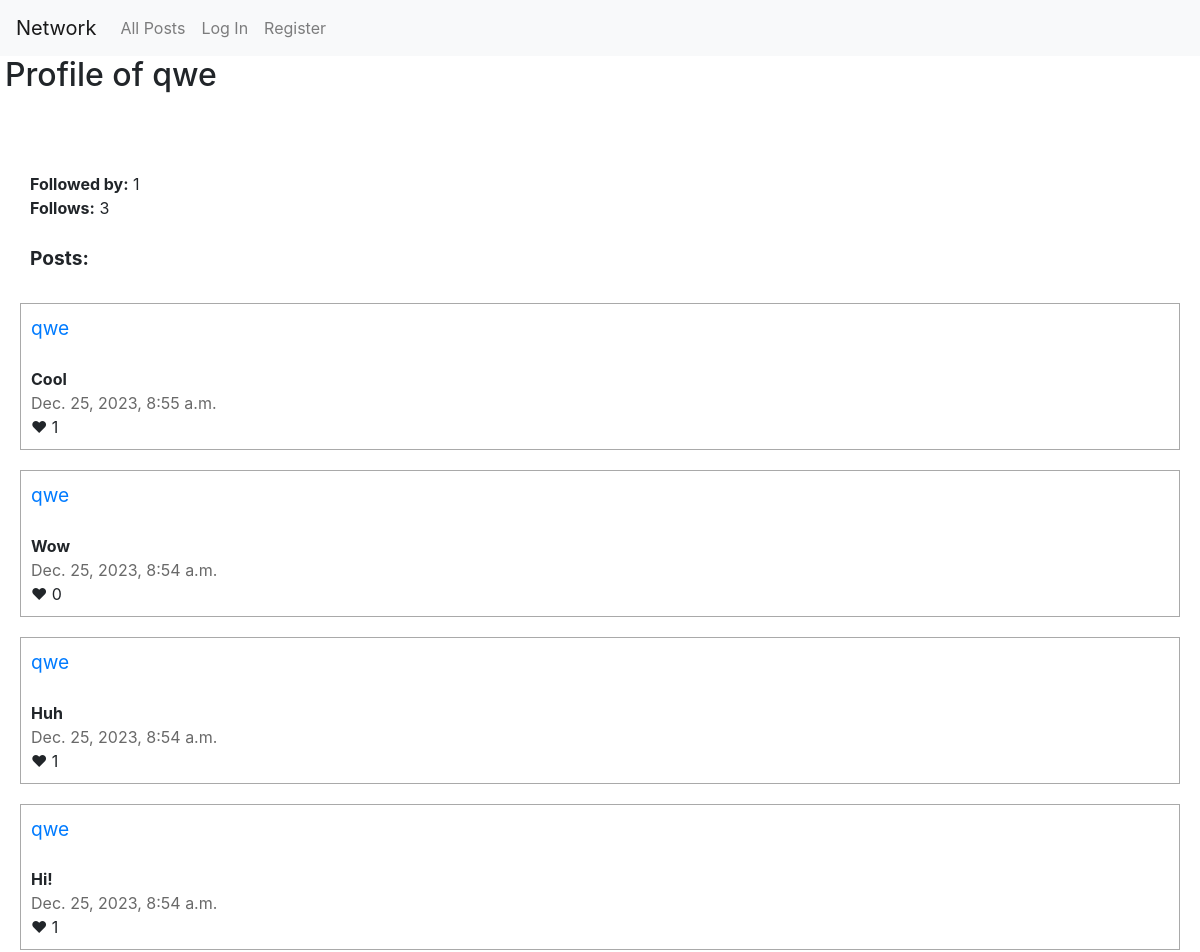
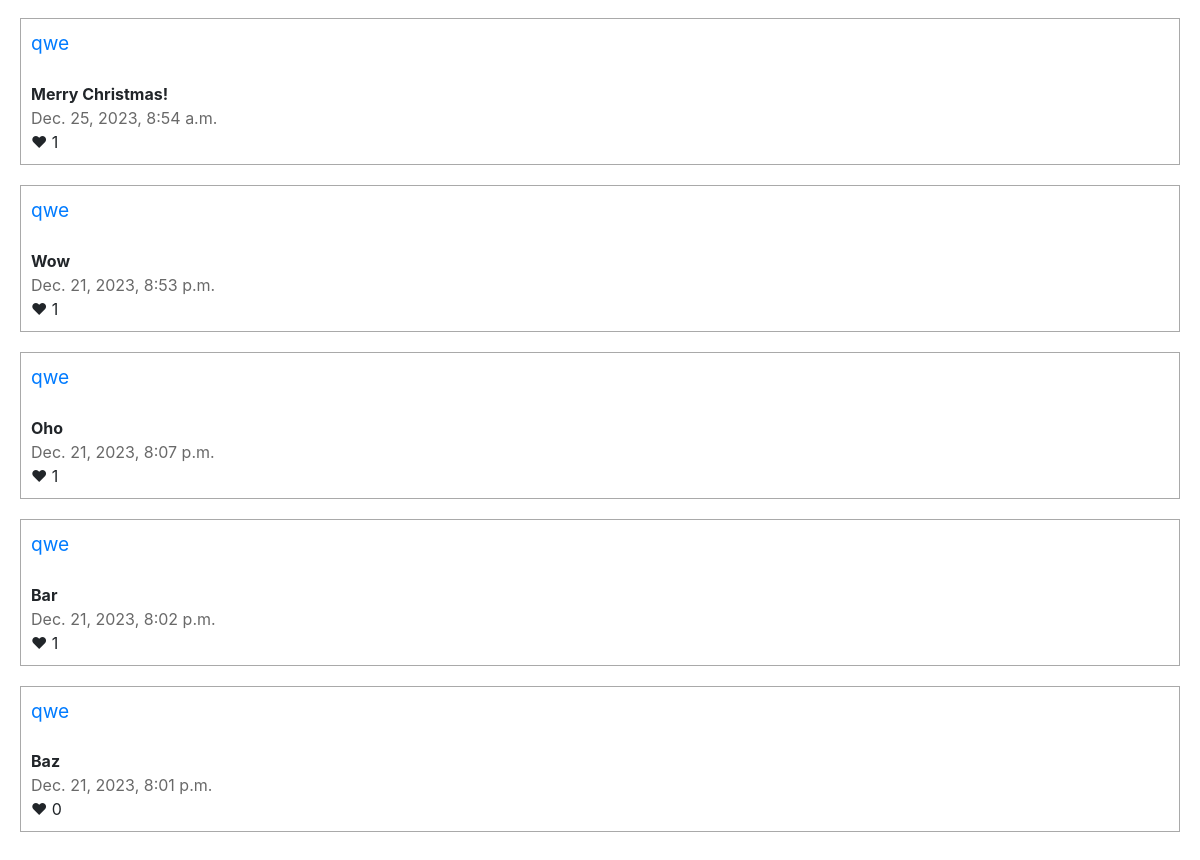
The app's page /profile/qwe with its own data (2 pictures, top to bottom).
### network/models.py (models this page shows, shortened)
class User(AbstractUser):
    pass

class Post(models.Model):
    author = models.ForeignKey(User, on_delete=models.CASCADE, blank=True, null=True, related_name="author")
    content = models.TextField()
    time = models.DateTimeField(db_default=Now())
    likes = models.IntegerField(default=0)

### network/views.py (the view)
# urls.py: path("profile/<str:username>", views.profile, name="profile"),
def profile(request, username):
    user = User.objects.get(username=username)
    all_followers = len(Followers.objects.filter(followed=user))
    all_follows = len(Followers.objects.filter(follower=user))
    posts = Post.objects.filter(author=user)
    posts = posts.order_by("-time").all()
    followers = []
    follow = Followers.objects.filter(followed=user)
    for foll in follow:
        folls = foll.follower
        followers.append(folls)
    paginator = Paginator(posts, 10)
    page_number = request.GET.get('page')
    page_obj = paginator.get_page(page_number)
    try:
        likes = Like.objects.filter(user=request.user)
        liked_posts = []
        for like in likes:
            liked_posts.append(like.post)
    except:
        liked_posts = []
    return render(request, "network/profile.html" , {
            "all_followers": all_followers,
            "all_follows": all_follows,
            "page_obj": page_obj,
            "username": username,
            "followers": followers,
            "liked_posts": liked_posts,
    })

### network/templates/network/profile.html (shortened to what this page needs)
{% extends "network/layout.html" %}
{% load static %}
{% block body %}
    <h2 style="padding-left: 5px;">Profile of {{ username }}</h2>
    <div id="profile">
        <br><br>
        <strong>Followed by:</strong> {{ all_followers}} <br>
        <strong>Follows:</strong> {{ all_follows}} <br><br>
        <strong><span style="font-size: larger;"">Posts:</span></strong>
    </div>
    {% for post in page_obj %}
        <div id="edit {{post.id}}" style="border-style: solid; border-width: 1px; border-color: darkgrey; padding: 10px; margin: 20px;">
            <span style="font-size: larger;"><a href="{% url 'profile' username=post.author %}">{{ post.author }}</a></span><br/><br/>
            <strong><span id="s {{post.id}}">{{ post.content }}</span></strong><br/>
            <span style="color: dimgray;">{{ post.time }}</span><br/>
            &#10084; <span id="l {{post.id}}">{{ post.likes }}</span><br/>
        </div>
    {% endfor %}
{% endblock %}

### network/static/network/styles.css (style rules this page uses)
#profile { padding: 10px; margin: 20px; }

### records on screen
User: username "qwe"
Post: author "qwe", content "Cool", time "Dec. 25, 2023, 8:55 a.m.", likes "1"
Post: author "qwe", content "Wow", time "Dec. 25, 2023, 8:54 a.m.", likes "0"
Post: author "qwe", content "Huh", time "Dec. 25, 2023, 8:54 a.m.", likes "1"
Post: author "qwe", content "Hi!", time "Dec. 25, 2023, 8:54 a.m.", likes "1"
Post: author "qwe", content "Merry Christmas!", time "Dec. 25, 2023, 8:54 a.m.", likes "1"
Post: author "qwe", content "Wow", time "Dec. 21, 2023, 8:53 p.m.", likes "1"
Post: author "qwe", content "Oho", time "Dec. 21, 2023, 8:07 p.m.", likes "1"
Post: author "qwe", content "Bar", time "Dec. 21, 2023, 8:02 p.m.", likes "1"
Post: author "qwe", content "Baz", time "Dec. 21, 2023, 8:01 p.m.", likes "0"

### other values on screen
{{ all_followers }} "1"
{{ all_follows }} "3"
